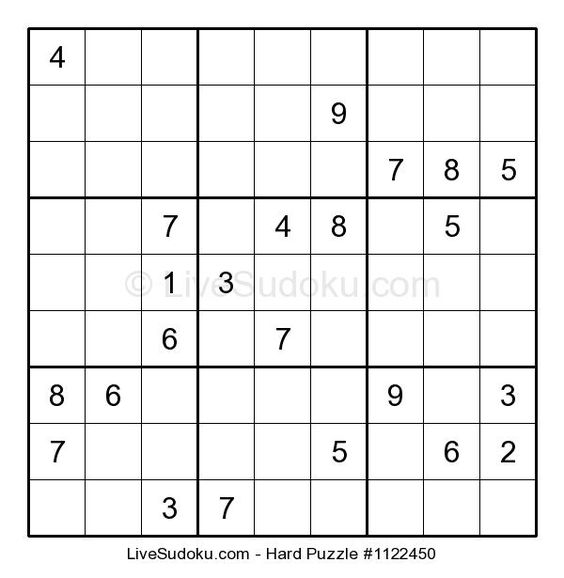
#> input picture images/test1.jpg, 564 x 578 px
$ python -i helpers.py   (imports and definitions only)
#> lines starting #> are read from the running program, lines starting #| are printed output that depends on the picture
import numpy as np
import cv2


# [69 lines left out: functions draw_line, merge_lines, not called in this run]


def preprocess_image(img):
    '''
    Preprocessing by flood-filling the image
    '''

    rows = np.shape(img)[0]

    for i in range(rows):

        cv2.floodFill(img, None, (0, i), 0)
        cv2.floodFill(img, None, (i, 0), 0)
        cv2.floodFill(img, None, (rows-1, i), 0)
        cv2.floodFill(img, None, (i, rows-1), 0)
        cv2.floodFill(img, None, (1, i), 1)
        cv2.floodFill(img, None, (i, 1), 1)
        cv2.floodFill(img, None, (rows - 2, i), 1)
        cv2.floodFill(img, None, (i, rows - 2), 1)

    rowtop = None
    rowbottom = None
    colleft = None
    colright = None
    thresholdBottom = 50
    thresholdTop = 50
    thresholdLeft = 50
    thresholdRight = 50
    center = rows // 2

    for i in range(center, rows):
        if rowbottom is None:
            temp = img[i]
            if sum(temp) < thresholdBottom or i == rows-1:
                rowbottom = i
        if rowtop is None:
            temp = img[rows-i-1]
            if sum(temp) < thresholdTop or i == rows-1:
                rowtop = rows-i-1
        if colright is None:
            temp = img[:, i]
            if sum(temp) < thresholdRight or i == rows-1:
                colright = i
        if colleft is None:
            temp = img[:, rows-i-1]
            if sum(temp) < thresholdLeft or i == rows-1:
                colleft = rows-i-1

    newimg = np.zeros(np.shape(img))
    startatX = (rows + colleft - colright)//2
    startatY = (rows - rowbottom + rowtop)//2
    for y in range(startatY, (rows + rowbottom - rowtop)//2):
        for x in range(startatX, (rows - colleft + colright)//2):
            newimg[y, x] = img[rowtop + y - startatY, colleft + x - startatX]

    return newimg


# [31 lines left out: functions check_if_white, normalize_data, denormalize_data, not called in this run]

>>> import cv2
>>> picture = cv2.imread('../images/test1.jpg')
#> picture is the input picture: shape (578, 564, 3); min 0, max 255, mean 237.6
>>> result = preprocess_image(picture)
#> after the loop in preprocess_image, `for i in range(rows):`:
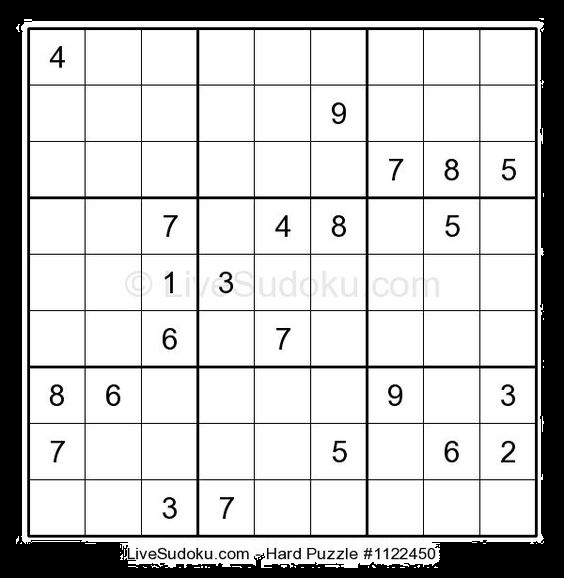
#> img: shape (578, 564, 3); min 0, max 255, mean 199.9
#> (the run stopped early here; a loop or call above may not have finished)
